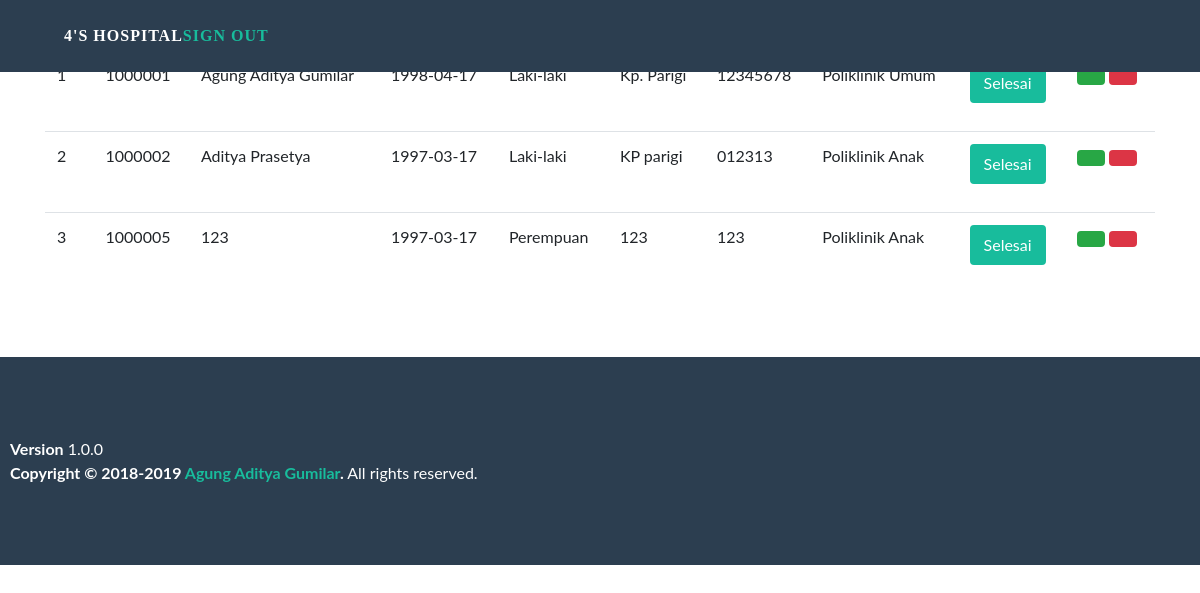
/index.php/crud, run on the app's committed database.
### tables this page shows
CREATE TABLE `pasien` (
  `id` varchar(30) NOT NULL,
  `password` varchar(100) NOT NULL,
  `no_rm` int(10) NOT NULL,
  `nama` varchar(30) NOT NULL,
  `ttl` date NOT NULL,
  `jk` char(1) NOT NULL,
  `alamat` varchar(50) NOT NULL,
  `no_telp` varchar(13) DEFAULT NULL,
  `jp` varchar(20) NOT NULL,
  `status` int(1) DEFAULT NULL
);

### application/controllers/Crud.php (called while the page is built, shortened)
<?php
class Crud extends CI_Controller
{
	function __construct()
	{
		$this->load->model('m_database');
	}
	function index(){
		$data['pasien'] = $this->m_database->select();
		$this->load->view('head');
		$this->load->view('v_admin', $data);
		$this->load->view('footer');
	}
}

### index.php (called while the page is built, shortened)
<?php
require_once BASEPATH.'core/CodeIgniter.php';

### application/models/M_database.php (called while the page is built, shortened)
<?php
class M_database extends CI_Model
{
	function __construct()
	{
		$this->table =  "pasien";
	}
	function select($where=null){
		$query = $this->db->get($this->table);
		return $query->result_array();
	}
}

### application/views/v_admin.php (the view, shortened to what this page needs)
<div class="container">
          <table  class="table table-hover">
            <thead>
              <tr>
                <th>No</th>
                <th>No_RM</th>
                <th>Nama</th>
                <th>TTL</th>
                <th>JK</th>
                <th>Alamat</th>
                <th>No.Telp</th>
                <th>Jenis Poli</th>
                <th>Status</th>
                <th>Aksi</th>
              </tr>
            </thead>
            <tbody>
              <?php
              $i = 1;
                foreach ($pasien as $key => $value) {
              ?>
                <tr>
                  <td><?php echo $i;?></td>
                  <td><?php echo $value['no_rm'];?></td>
                  <td><?php echo $value['nama'];?></td>
                  <td><?php echo $value['ttl'];?></td>
                  <td><?php if ($value['jk'] == 'P') {
                    echo "Perempuan";
                  }else{
                    echo "Laki-laki";
                  }  ;?></td>
                  <td><?php echo $value['alamat'];?></td>
                  <td><?php echo $value['no_telp'];?></td>
                  <td><?php if ($value['jp'] == '1') {
                    echo "Poliklinik Umum";
                  }elseif ($value['jp'] == '2') {
                    echo "Poliklinik Anak";
                  }else {
                    echo "Poliklinik Kandungan";
                  }  ;?></td>
                  <td>
                      <form method="post" action="<?php echo base_url('crud/coba')?>">
                        <div class="form-group">
                          <button type="button" class="btn btn-primary">Selesai
                       </button>
                     </div>
                   </form>
                  </td>
                  <td>
          <a href="edit" type="button" class="btn btn-success"><span class="glyphicon glyphicon-pencil"></span></a>
          <button type="button" class="btn btn-danger tombol"
          data-toggle="modal" data-target="#deleteModal"
          data-id="<?php echo $value['id'];?>"
          data-nama="<?php echo $value['nama'];?>"
          class="tombol delete">
          </button>
        </td>
                </tr>
                <?php
                $i++;
                }
              ?>
            </tbody>
          </table>
      </div>

### application/views/head.php (shortened to what this page needs)
<!DOCTYPE html>
<html>
<head>
  <link rel="stylesheet" type="text/css" href="<?=base_url('assets/css/bootstrap.min.css')?>">
  <link href="<?=base_url('assets/css1/freelancer.min.css')?>" rel="stylesheet">
</head>
<body>
  <nav class="navbar navbar-expand-lg bg-secondary fixed-top text-uppercase" id="mainNav">
      <div class="container-fluid">
        <div class="collapse navbar-collapse" id="bs-example-navbar-collapse-1">
           <ul class="nav navbar-nav">
            <li><span class="btn btn-default glyphicon glyphicon-plus" style="color: red;"></span><b style="color: white;"> 4's Hospital</b></li>
          </ul>
          <ul class="nav navbar-nav navbar-right">
           <li><span class="glyphicon glyphicon-user" style="color: white;"><?php echo $this->session->userdata('ses_nama');?></span></li><br
            <li><a href="<?php echo base_url('index.php/login/logout')?>">Sign Out</a></li>
           </ul>
        </div>
      </div>
    </nav>

### application/views/footer.php (shortened to what this page needs)
<br><br>
<footer class="footer main-footer" style="padding-left: 10px;">
    <div class="pull-right hidden-xs" style="padding-right: 10px;">
      <b>Version</b> 1.0.0
    </div>
    <strong>Copyright &copy; 2018-2019 <a href="http://localhost/tugas/agung">Agung Aditya Gumilar</a>.</strong> All rights
    reserved.
 </footer>
</body>
</html>

### data on the page
pasien: no_rm "1000001", nama "Agung Aditya Gumilar", ttl "1998-04-17", jk "Laki-laki", alamat "Kp. Parigi", no_telp "12345678", jp "Poliklinik Umum"
pasien: no_rm "1000002", nama "Aditya Prasetya", ttl "1997-03-17", jk "Laki-laki", alamat "KP parigi", no_telp "012313", jp "Poliklinik Anak"
pasien: no_rm "1000005", nama "123", ttl "1997-03-17", jk "Perempuan", alamat "123", no_telp "123", jp "Poliklinik Anak"
